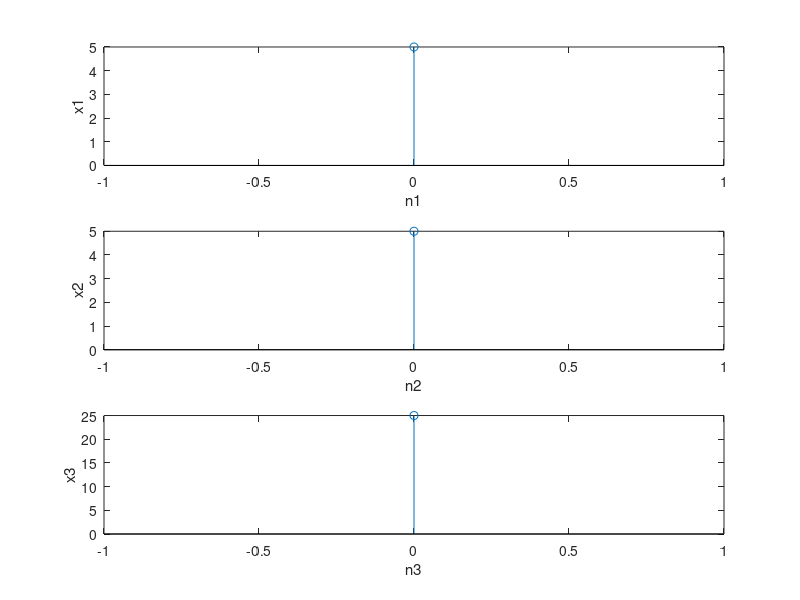

Reproduce this figure in MATLAB.
%Linear Convolution of Two Sequence

clear all;
clc;
close all;
x1 =input('enter sequence x1(n)');
n1=0:(length(x1)-1);
x2=input('enter sequence x2(n)');
n2=0:(length(x2)-1);
y=conv(x1,x2)

subplot(3,1,1)
stem(n1,x1)
xlabel('n1')
ylabel('x1')

subplot(3,1,2)
stem(n2,x2)
xlabel('n2')
ylabel('x2')

n3=0:(length(x2)+length(x1)-2);
subplot(3,1,3)
stem(n3,y)
xlabel('n3')
ylabel('x3')
